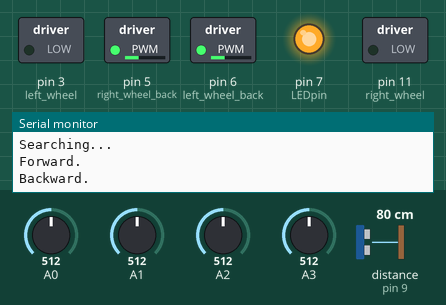
A sketch run on a simulated Arduino Uno, built with avr-gcc and run on an emulated ATmega328P. Shown: switched loads named in the sketch (green lamp = pin HIGH), output pins drawn as LEDs (lit = HIGH), the last lines printed to the serial monitor. Dashed ring = blinking. Inputs (shaded band) come from the test bench; at power-on: A0 = 512, A1 = 512, A2 = 512, A3 = 512, distance to the obstacle (sensor on pin 9) 80 cm. The echo pulse lasts 58.3 µs per cm; pins used as bus, display or sensor lines are not drawn.

Above: at 16.7 s.
16.8 s: A0 set to 908
At 17.22 s:
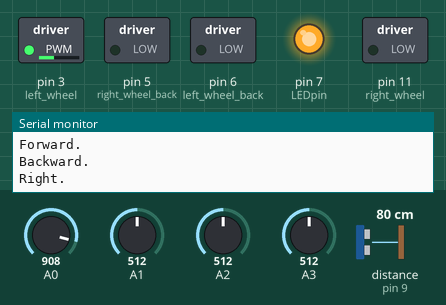
20.3 s: A0 set to 930
At 22.0 s:
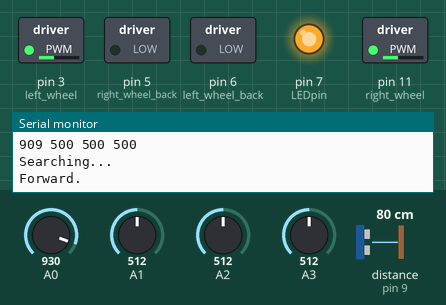
22.6 s: A1 set to 112
24.1 s: A1 set to 96
25.6 s: A2 set to 108
29.3 s: A2 set to 92
Timing chart, 0 to 31.8 s (numbered marks = the images above; inputs shaded):
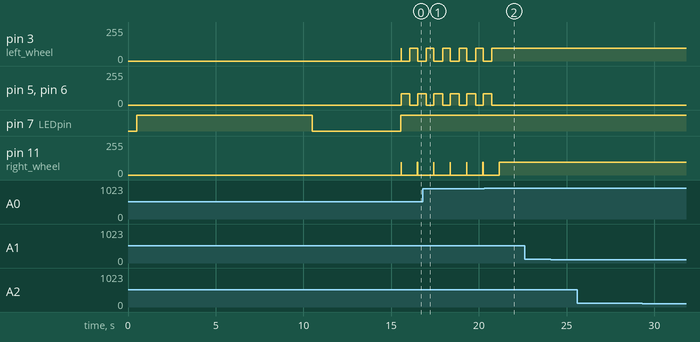

The sketch:

Sumo-Motor.ino
```cpp
#include <QTRSensors.h>

// Behavior indicator LED
// This tells us when to calibrate, when the robot is ready to run and that it's running it's program
const int LEDpin = 7;

// Distance sensor connections
const int frontEchoPin = 9;
const int frontTriggerPin = 8;

// Distance sensor settings
volatile float maxFrontDistance = 12;
volatile float frontDuration, frontDistanceCm;

// digital write will receive the full 5v signal.  This may be too fast.
// use analog write to send a PWM signal with a value of 0 - 255.
const int left_wheel = 3;        // Green wire, IN1, pin 3
const int left_wheel_back = 6;   // Yellow wire, IN2, pin 6
const int right_wheel = 11;      // Blue wire, IN3, pin 11
const int right_wheel_back = 5;  // Purple wire, IN4, pin 5

// how fast do you want your motors to go? 0-255.
int forwardSpeed = 95;
int backSpeed = 85;
int attackSpeed = 195;
int stop = 0;

// Reflectivity sensor connection and settings
// sensors 0 through 5 are connected to analog inputs 0 through 5, respectively
// in our example, we're only using 4 sensors on A0-A3
// we are using sensors 1, 3, 6, and 8 on the QTR8A
#define NUM_SENSORS             4  // number of sensors used
#define NUM_SAMPLES_PER_SENSOR  4  // average 4 analog samples per sensor reading
#define EMITTER_PIN             2  // emitter is controlled by digital pin 2
#define R_THRESHOLD           900  // The threshold beyond which the sensor reads a line

QTRSensorsAnalog qtra((unsigned char[]) {0, 1, 2, 3},
  NUM_SENSORS, NUM_SAMPLES_PER_SENSOR, EMITTER_PIN);

unsigned int sensorValues[NUM_SENSORS];
unsigned int s0;
unsigned int s1;
unsigned int s2;
unsigned int s3;
unsigned int sensorMinAvg;
unsigned int sensorMaxAvg;
unsigned int sensorMinSum;
unsigned int sensorMaxSum;

void setup() {
  Serial.begin(9600); // make sure we can see the logs in the serial monitor

  // reflectivity sensor calibration
  delay(500);
  pinMode(LEDpin, OUTPUT);
  digitalWrite(LEDpin, HIGH);    // turn on Arduino's LED to indicate we are in calibration mode
  for (int i = 0; i < 400; i++)  // make the calibration take about 10 seconds
    {
      qtra.calibrate();       // reads all sensors 10 times at 2.5 ms per six sensors (i.e. ~25 ms per call)
    }
  digitalWrite(LEDpin, LOW);     // turn off Arduino's LED to indicate we are through with calibration

  // print the calibration minimum values measured when emitters were on
  Serial.begin(9600);
  Serial.println("Calibrated Minimum Values:");
  for (int i = 0; i < NUM_SENSORS; i++)
  {
    Serial.print(qtra.calibratedMinimumOn[i]);
    Serial.print(' ');
    sensorMinSum += qtra.calibratedMinimumOn[i];

  }

  Serial.println();
  Serial.println();
  Serial.println("Calibrated Maximum Values:");

  // print the calibration maximum values measured when emitters were on
  for (int i = 0; i < NUM_SENSORS; i++)
  {
    Serial.print(qtra.calibratedMaximumOn[i]);
    Serial.print(' ');
    sensorMaxSum += qtra.calibratedMaximumOn[i];

  }

  // Ultrasonic sensor configuration
  pinMode(frontTriggerPin, OUTPUT);
  pinMode(frontEchoPin, INPUT);

  // motors
  pinMode(left_wheel, OUTPUT);
  pinMode(left_wheel_back, OUTPUT);
  pinMode(right_wheel, OUTPUT);
  pinMode(right_wheel_back, OUTPUT);

  delay(5000);
}

void loop() {
  // Let everyone know that we're running the loop
  digitalWrite(LEDpin, HIGH);

  //  ------------------ Line Following -----------
  // uncomment if using line following
  // check line values
  //  unsigned int position = qtra.readLine(sensorValues);

  // prints the weighted position of the line.
  // when 0, the line is to the right of the robot
  // when 5000, the line is to the left of the robot
  // any number in between, the robot is on the line over one of the sensors
  //
  //  Serial.println(position);

  //  while ( 0 < position < 5000)  {
  //      moveForward();
  //  }
  // not complete, more testing to be done.
  //  ------------------- End Line Following --------

  //  ------------------- Sumo ----------------------
  // front distance check
  checkFrontDistance();
  do {
    // sensor read
    qtra.readCalibrated(sensorValues);
    s0 = sensorValues[0];
    s1 = sensorValues[1];
    s2 = sensorValues[2];
    s3 = sensorValues[3];

    // prints the values from the sensor to determine the position of the line.
    //
    Serial.print(s0);
    Serial.print(" ");
    Serial.print(s1);
    Serial.print(" ");
    Serial.print(s2);
    Serial.print(" ");
    Serial.print(s3);
    Serial.println();

    Serial.println("Searching...");

    if (frontDistanceCm < maxFrontDistance) {
      attack();
    } else {
      moveForward();
    }

   } while (s0 > R_THRESHOLD || s3 > R_THRESHOLD);

   moveBackward();
   delay(500);
   moveRight();
   delay(400);


  //  ----------------- End Sumo  --------------------
} // end void loop

void checkFrontDistance() {
  digitalWrite(frontTriggerPin, LOW);
  delayMicroseconds(4);
  digitalWrite(frontTriggerPin, HIGH);
  delayMicroseconds(10);
  digitalWrite(frontTriggerPin, LOW);
  frontDuration = pulseIn(frontEchoPin, HIGH);  // We measure the time between pulses, in microseconds
  frontDistanceCm = frontDuration * 10 / 292 / 2;  // Convert the distance to cm.
  Serial.print("                     Distance: ");
  Serial.print(frontDistanceCm);
  Serial.println(" cm");
}

// basic movement

void moveBackward() {
  Serial.println("Backward.");
  analogWrite(left_wheel_back, backSpeed);  // alogWrite values from 0 to 255
  analogWrite(right_wheel_back, backSpeed);
  analogWrite(left_wheel, stop);
  analogWrite(right_wheel, stop);
}

void moveForward() {
  Serial.println("Forward.");
  analogWrite(left_wheel, forwardSpeed);
  analogWrite(right_wheel, forwardSpeed);
  analogWrite(left_wheel_back, stop);
  analogWrite(right_wheel_back, stop);
}

void moveLeft() {
  Serial.println("Left.");
  analogWrite(left_wheel, stop);
  analogWrite(right_wheel, forwardSpeed);
  analogWrite(left_wheel_back, stop);
  analogWrite(right_wheel_back, stop);
}

void moveRight() {
  Serial.println("Right.");
  analogWrite(left_wheel, forwardSpeed);
  analogWrite(right_wheel, stop);
  analogWrite(left_wheel_back, stop);
  analogWrite(right_wheel_back, stop);
}

void moveStop() {
  Serial.println("Stopping.");
  analogWrite(left_wheel_back, stop);
  analogWrite(right_wheel_back, stop);
  analogWrite(left_wheel, stop);
  analogWrite(right_wheel, stop);
}

// Attack!!
void attack() {
  Serial.println("Attack!!!");
  analogWrite(left_wheel, attackSpeed);
  analogWrite(right_wheel, attackSpeed);
  analogWrite(left_wheel_back, stop);
  analogWrite(right_wheel_back, stop);
}
```

Measured:
- the behaviour switches between 921 and 922 on A0 (found by bisection; images 1 and 2)
- after the input at 20.3 s, pin 3 (left_wheel): goes on until 20.7 s, then stays 95/255; pin 5 (right_wheel_back), pin 6 (left_wheel_back): goes on until 20.7 s, then stays 0/255; pin 11 (right_wheel): goes on until 21.2 s, then stays 95/255
- by itself, pin 3 (left_wheel): alternates 95/255 for 0.43 s and 0/255 for 0.50 s
- by itself, pin 5 (right_wheel_back), pin 6 (left_wheel_back): alternates 85/255 for 0.50 s and 0/255 for 0.43 s
- by itself, pin 11 (right_wheel): alternates 95/255 for 0.01 s and 0/255 for 0.92 s
